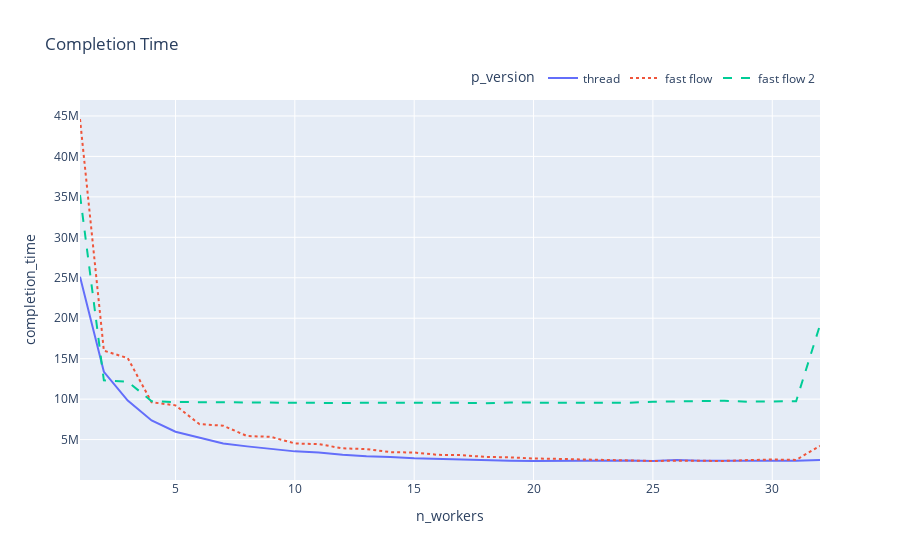

Source (notebook cell):
### Code cell
fig = px.line(mean_time_df.drop(mean_time_df[mean_time_df['p_version']=='ideal'].index), x="n_workers", y="completion_time",color='p_version', title="Completion Time", line_dash='p_version') 
fig.update_layout(legend=dict(
    orientation="h",
    yanchor="bottom",
    y=1.02,
    xanchor="right",
    x=1
))
fig.show()

### Figure 1 — Plotly figure (JSON) as saved in the notebook; plotly's stock layout.template omitted (floating-point values rounded to 4 significant figures)
{"data": [{"hovertemplate": "p_version=thread<br>n_workers=%{x}<br>completion_time=%{y}<extra></extra>", "legendgroup": "thread", "line": {"color": "#636efa", "dash": "solid"}, "marker": {"symbol": "circle"}, "mode": "lines", "name": "thread", "orientation": "v", "showlegend": true, "type": "scatter", "x": [1, 2, 3, 4, 5, 6, 7, 8, 9, 10, 11, 12, 13, 14, 15, 16, 17, 18, 19, 20, 21, 22, 23, 24, 25, 26, 27, 28, 29, 30, 31, 32], "xaxis": "x", "y": [25130000.0, 13370000.0, 9822000.0, 7362264, 5974000.0, 5257000.0, 4518000.0, 4161000.0, 3828995, 3544000.0, 3397000.0, 3118000.0, 2938000.0, 2860000.0, 2681000.0, 2600000.0, 2459000.0, 2408882, 2374000.0, 2354000.0, 2373114, 2358000.0, 2361000.0, 2426000.0, 2359000.0, 2463000.0, 2390000.0, 2364000.0, 2410000.0, 2391000.0, 2395000.0, 2477000.0], "yaxis": "y"}, {"hovertemplate": "p_version=fast flow<br>n_workers=%{x}<br>completion_time=%{y}<extra></extra>", "legendgroup": "fast flow", "line": {"color": "#EF553B", "dash": "dot"}, "marker": {"symbol": "circle"}, "mode": "lines", "name": "fast flow", "orientation": "v", "showlegend": true, "type": "scatter", "x": [1, 2, 3, 4, 5, 6, 7, 8, 9, 10, 11, 12, 13, 14, 15, 16, 17, 18, 19, 20, 21, 22, 23, 24, 25, 26, 27, 28, 29, 30, 31, 32], "xaxis": "x", "y": [44620000.0, 15990000.0, 15070000.0, 9616495, 9232000.0, 6910000.0, 6717000.0, 5437000.0, 5336000.0, 4522000.0, 4440417, 3920000.0, 3828000.0, 3449000.0, 3402695, 3113000.0, 3079000.0, 2851000.0, 2807233, 2663000.0, 2615540, 2545000.0, 2472100, 2437206, 2355000.0, 2395000.0, 2363000.0, 2359000.0, 2465000.0, 2534000.0, 2490000.0, 4221000.0], "yaxis": "y"}, {"hovertemplate": "p_version=fast flow 2<br>n_workers=%{x}<br>completion_time=%{y}<extra></extra>", "legendgroup": "fast flow 2", "line": {"color": "#00cc96", "dash": "dash"}, "marker": {"symbol": "circle"}, "mode": "lines", "name": "fast flow 2", "orientation": "v", "showlegend": true, "type": "scatter", "x": [1, 2, 3, 4, 5, 6, 7, 8, 9, 10, 11, 12, 13, 14, 15, 16, 17, 18, 19, 20, 21, 22, 23, 24, 25, 26, 27, 28, 29, 30, 31, 32], "xaxis": "x", "y": [35230000.0, 12320000.0, 12170000.0, 9741000.0, 9643000.0, 9621000.0, 9592936, 9547000.0, 9584000.0, 9546000.0, 9549000.0, 9522119, 9560000.0, 9530000.0, 9511000.0, 9546000.0, 9541000.0, 9502000.0, 9578000.0, 9526000.0, 9559000.0, 9553000.0, 9574000.0, 9551000.0, 9675000.0, 9719694, 9744000.0, 9798000.0, 9683000.0, 9751000.0, 9746509, 19160000.0], "yaxis": "y"}], "layout": {"legend": {"orientation": "h", "title": {"text": "p_version"}, "tracegroupgap": 0, "x": 1, "xanchor": "right", "y": 1.02, "yanchor": "bottom"}, "title": {"text": "Completion Time"}, "xaxis": {"anchor": "y", "domain": [0, 1], "title": {"text": "n_workers"}}, "yaxis": {"anchor": "x", "domain": [0, 1], "title": {"text": "completion_time"}}}}
